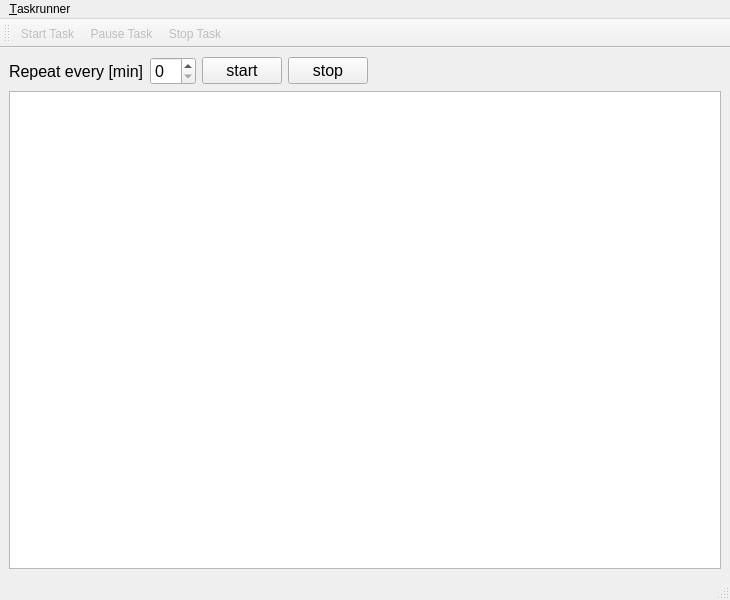
<?xml version="1.0" encoding="UTF-8"?>
<ui version="4.0">
 <class>MainWindow</class>
 <widget class="QMainWindow" name="MainWindow">
  <property name="geometry">
   <rect>
    <x>0</x>
    <y>0</y>
    <width>730</width>
    <height>600</height>
   </rect>
  </property>
  <property name="acceptDrops">
   <bool>false</bool>
  </property>
  <property name="windowTitle">
   <string>qudi: task runner</string>
  </property>
  <widget class="QWidget" name="centralwidget">
   <layout class="QVBoxLayout" name="verticalLayout">
    <item>
     <layout class="QHBoxLayout" name="horizontalLayout">
      <item>
       <widget class="QLabel" name="label">
        <property name="font">
         <font>
          <pointsize>12</pointsize>
         </font>
        </property>
        <property name="text">
         <string>Repeat every [min]</string>
        </property>
       </widget>
      </item>
      <item>
       <widget class="QSpinBox" name="refocus_time">
        <property name="font">
         <font>
          <pointsize>12</pointsize>
         </font>
        </property>
       </widget>
      </item>
      <item>
       <widget class="QPushButton" name="startpushbutton">
        <property name="font">
         <font>
          <pointsize>12</pointsize>
         </font>
        </property>
        <property name="text">
         <string>start</string>
        </property>
       </widget>
      </item>
      <item>
       <widget class="QPushButton" name="pushButton">
        <property name="font">
         <font>
          <pointsize>12</pointsize>
         </font>
        </property>
        <property name="text">
         <string>stop</string>
        </property>
       </widget>
      </item>
      <item>
       <spacer name="horizontalSpacer">
        <property name="orientation">
         <enum>Qt::Horizontal</enum>
        </property>
        <property name="sizeHint" stdset="0">
         <size>
          <width>40</width>
          <height>20</height>
         </size>
        </property>
       </spacer>
      </item>
     </layout>
    </item>
    <item>
     <widget class="QTableView" name="taskTableView"/>
    </item>
   </layout>
  </widget>
  <widget class="QMenuBar" name="menubar">
   <property name="geometry">
    <rect>
     <x>0</x>
     <y>0</y>
     <width>730</width>
     <height>21</height>
    </rect>
   </property>
   <widget class="QMenu" name="menuTaskrunner">
    <property name="title">
     <string>&amp;Taskrunner</string>
    </property>
    <addaction name="actionClose"/>
   </widget>
   <addaction name="menuTaskrunner"/>
  </widget>
  <widget class="QStatusBar" name="statusbar"/>
  <widget class="QToolBar" name="toolBar">
   <property name="enabled">
    <bool>true</bool>
   </property>
   <property name="windowTitle">
    <string>toolBar</string>
   </property>
   <attribute name="toolBarArea">
    <enum>TopToolBarArea</enum>
   </attribute>
   <attribute name="toolBarBreak">
    <bool>false</bool>
   </attribute>
   <addaction name="actionStart_Task"/>
   <addaction name="actionPause_Task"/>
   <addaction name="actionStop_Task"/>
  </widget>
  <action name="actionStart_Task">
   <property name="enabled">
    <bool>false</bool>
   </property>
   <property name="icon">
    <iconset>
     <normaloff>../../artwork/icons/oxygen/22x22/media-playback-start.png</normaloff>../../artwork/icons/oxygen/22x22/media-playback-start.png</iconset>
   </property>
   <property name="text">
    <string>Start Task</string>
   </property>
   <property name="toolTip">
    <string>Start / Pause / Resume the task</string>
   </property>
  </action>
  <action name="actionClose">
   <property name="icon">
    <iconset>
     <normaloff>../../artwork/icons/oxygen/22x22/application-exit.png</normaloff>../../artwork/icons/oxygen/22x22/application-exit.png</iconset>
   </property>
   <property name="text">
    <string>&amp;Close</string>
   </property>
  </action>
  <action name="actionPause_Task">
   <property name="enabled">
    <bool>false</bool>
   </property>
   <property name="icon">
    <iconset>
     <normaloff>../../artwork/icons/oxygen/22x22/media-playback-pause.png</normaloff>../../artwork/icons/oxygen/22x22/media-playback-pause.png</iconset>
   </property>
   <property name="text">
    <string>Pause Task</string>
   </property>
  </action>
  <action name="actionStop_Task">
   <property name="enabled">
    <bool>false</bool>
   </property>
   <property name="icon">
    <iconset>
     <normaloff>../../artwork/icons/oxygen/22x22/media-playback-stop.png</normaloff>../../artwork/icons/oxygen/22x22/media-playback-stop.png</iconset>
   </property>
   <property name="text">
    <string>Stop Task</string>
   </property>
  </action>
 </widget>
 <resources/>
 <connections>
  <connection>
   <sender>actionClose</sender>
   <signal>triggered()</signal>
   <receiver>MainWindow</receiver>
   <slot>close()</slot>
   <hints>
    <hint type="sourcelabel">
     <x>-1</x>
     <y>-1</y>
    </hint>
    <hint type="destinationlabel">
     <x>364</x>
     <y>299</y>
    </hint>
   </hints>
  </connection>
 </connections>
</ui>
